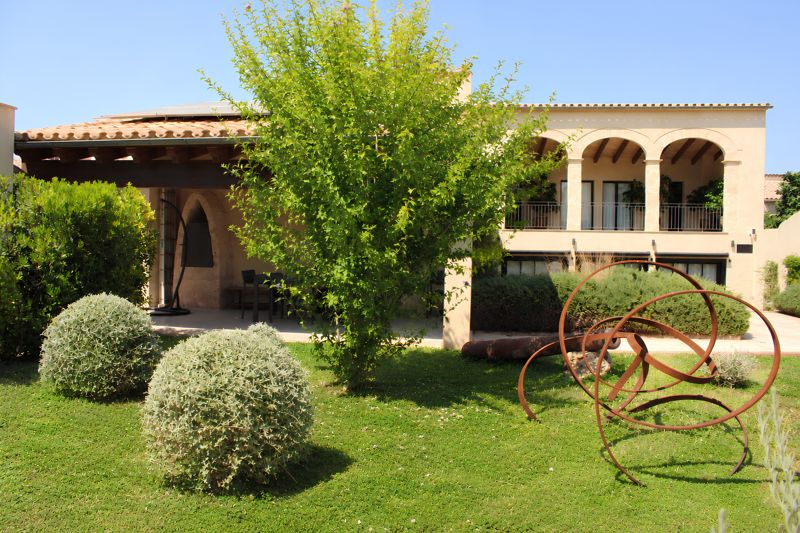
#> input picture scripts/thumbs/garden design mallorca santa eugenia sestepa landscape design (2).jpg, 800 x 533 px, given in place of sign mallorca santa eugenia sestepa landscape design (2).png, which was not available
$ python convert_santa_eugenia_selected.py
#> lines starting #> are read from the running program, lines starting #| are printed output that depends on the picture; pictures that were not available may be replaced by others from this repository, and a replacement may not be noted
import os
from PIL import Image

src_dir = r"g:\Meu Drive\1. WEBSITES\sestepa-design\originais-grandes\santa-eugenia"
out_dir = r"g:\Meu Drive\1. WEBSITES\sestepa-design\codigo\public\portfolio\terrace-garden-santa-eugenia\images"

# Exact 3 selected files from the screenshot:
# garden design mallorca santa eugenia sestepa landscape design (2).png -> ...-01.webp & ...-card.webp
# garden design mallorca santa eugenia sestepa landscape design (4).png -> ...-02.webp
# garden design mallorca santa eugenia sestepa landscape design (6).png -> ...-03.webp

def optimize_image(src_name, out_name, max_w=1920, max_h=1280, quality=85):
#> called with max_w = 1920, max_h = 1280, quality = 85
    src_path = os.path.join(src_dir, src_name)
    out_path = os.path.join(out_dir, out_name)
    with Image.open(src_path) as im:
#> im is the input picture: PIL image 800x533 RGB; mean R, G, B 128.4, 135, 91.9
        if im.mode != "RGB":
            im = im.convert("RGB")
        w, h = im.size
#> w = 800; h = 533
        # fit within max_w x max_h preserving aspect ratio
        ratio = min(max_w / w, max_h / h, 1.0)
#> ratio = 1
        new_size = (int(w * ratio), int(h * ratio))
#> new_size = (800, 533)
        if new_size != (w, h):
            im = im.resize(new_size, Image.Resampling.LANCZOS)
        im.save(out_path, "WEBP", quality=quality, method=6)
        print(f"Saved {out_name} ({im.size[0]}x{im.size[1]})")
#| Saved garden-design-mallorca-santa-eugenia-sestepa-01.webp (800x533)

def make_card(src_name, out_name, target_w=700, target_h=525, quality=85):
    # 4:3 card crop
#> called with target_w = 700, target_h = 525, quality = 85
    src_path = os.path.join(src_dir, src_name)
    out_path = os.path.join(out_dir, out_name)
    with Image.open(src_path) as im:
        if im.mode != "RGB":
            im = im.convert("RGB")
        w, h = im.size
#> w = 800; h = 533
        target_ratio = target_w / target_h
        current_ratio = w / h
#> current_ratio = 1.5
        if current_ratio > target_ratio:
            new_w = int(h * target_ratio)
#> new_w = 710
            left = (w - new_w) // 2
#> left = 45
            im = im.crop((left, 0, left + new_w, h))
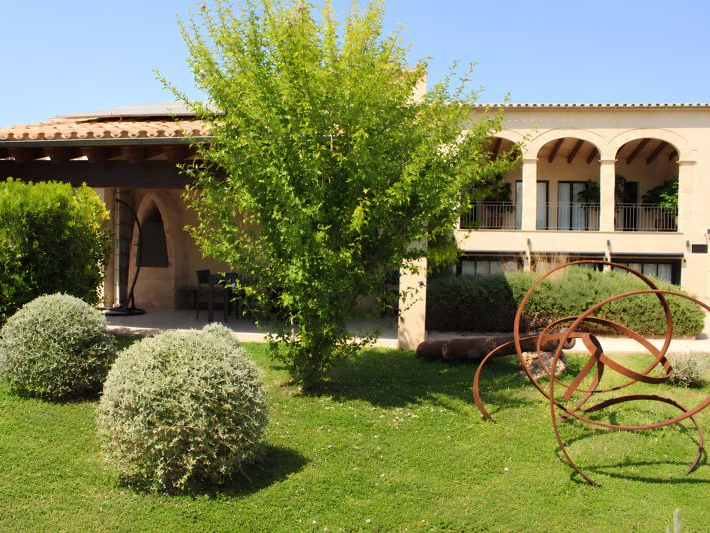
#> im: PIL image 710x533 RGB; mean R, G, B 125.8, 132.2, 87.6
        else:
            new_h = int(w / target_ratio)
            top = (h - new_h) // 2
            im = im.crop((0, top, w, top + new_h))
        im = im.resize((target_w, target_h), Image.Resampling.LANCZOS)
#> im: PIL image 700x525 RGB
        im.save(out_path, "WEBP", quality=quality, method=6)
        print(f"Saved card {out_name} ({target_w}x{target_h})")

# Generate 01, card, 02, 03
optimize_image("garden design mallorca santa eugenia sestepa landscape design (2).png", "garden-design-mallorca-santa-eugenia-sestepa-01.webp")
make_card("garden design mallorca santa eugenia sestepa landscape design (2).png", "garden-design-mallorca-santa-eugenia-sestepa-card.webp")
optimize_image("garden design mallorca santa eugenia sestepa landscape design (4).png", "garden-design-mallorca-santa-eugenia-sestepa-02.webp")
#> call 2 of optimize_image, with max_w = 1920, max_h = 1280, quality = 85
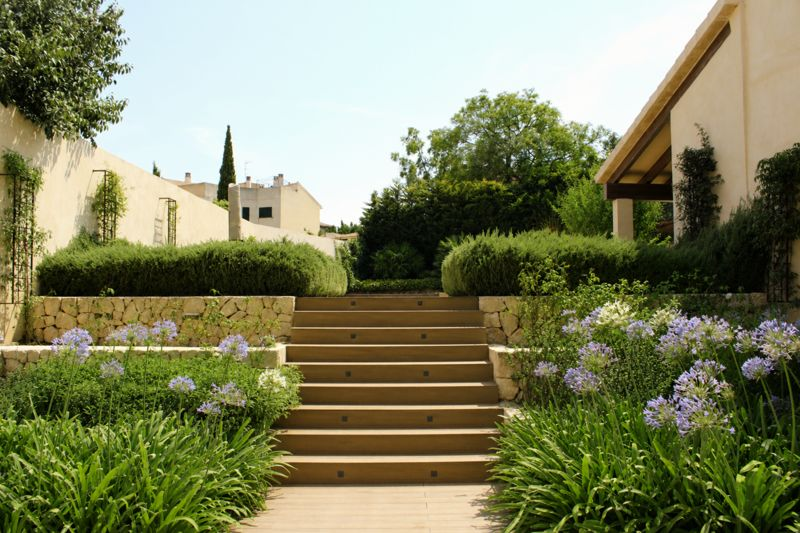
#> input picture scripts/thumbs/garden design mallorca santa eugenia sestepa landscape design (4).jpg, 800 x 533 px, given in place of sign mallorca santa eugenia sestepa landscape design (4).png, which was not available
#> in optimize_image, im is the input picture: PIL image 800x533 RGB; mean R, G, B 128.3, 130.9, 95.5
#| Saved garden-design-mallorca-santa-eugenia-sestepa-02.webp (800x533)
optimize_image("garden design mallorca santa eugenia sestepa landscape design (6).png", "garden-design-mallorca-santa-eugenia-sestepa-03.webp")
#> call 3 of optimize_image, with max_w = 1920, max_h = 1280, quality = 85
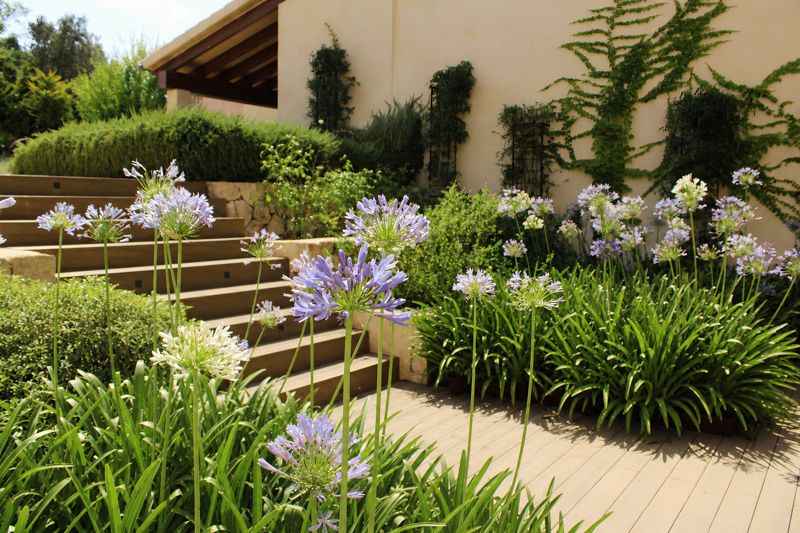
#> input picture scripts/thumbs/garden design mallorca santa eugenia sestepa landscape design (6).jpg, 800 x 533 px, given in place of sign mallorca santa eugenia sestepa landscape design (6).png, which was not available
#> in optimize_image, im is the input picture: PIL image 800x533 RGB; mean R, G, B 113.4, 111.5, 69.6
#| Saved garden-design-mallorca-santa-eugenia-sestepa-03.webp (800x533)

print("All 3 selected photos converted to high quality WebP successfully.")
